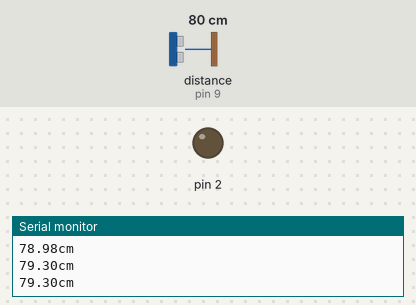
A sketch run on a simulated Arduino Uno, built with avr-gcc and run on an emulated ATmega328P. On the bench: output pins drawn as LEDs (lit = HIGH), the last lines printed to the serial monitor. Wiring (inferred from the names in the program): ultrasonic range finder: trigger pin 10; echo pin 9. The test bench sets the inputs (shaded band); at power-on: distance to the obstacle (sensor on pin 9) 80 cm. The echo pulse lasts 58.3 µs per cm; pins used as bus, display or sensor lines are not drawn.

Above: at 1.3 s.
1.4 s: distance to the obstacle (sensor on pin 9) set to 33 cm
2.9 s: distance to the obstacle (sensor on pin 9) set to 29 cm
At 3.3 s:
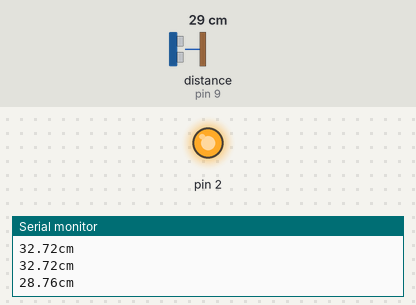
4.5 s: distance to the obstacle (sensor on pin 9) set to 35 cm
At 5.7 s:
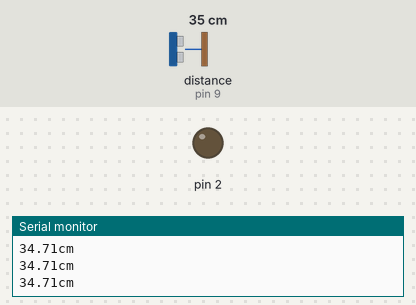
6.0 s: distance to the obstacle (sensor on pin 9) set to 2 cm
At 7.3 s:
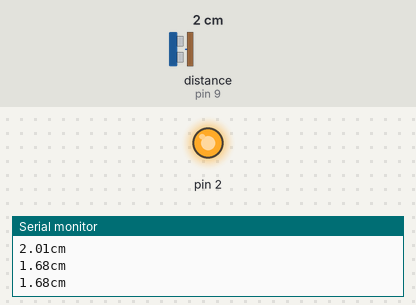
Timing chart, 0 to 8.5 s (numbered marks = the images above; inputs shaded):
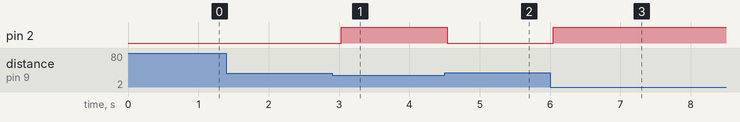

The sketch:

hc_srTest.ino
```cpp
int triger = 10;
int echo = 9;
void setup() {
  pinMode(2,OUTPUT);
  pinMode(triger,OUTPUT);
  pinMode(echo,INPUT);
  Serial.begin(9600);
}

void loop() {
  // 초음파 신호를 보내기
  // => triger 핀의 입력이 low에서 high로 변하는 순간부터 시간을 측정ㅎ하고 다시 low로 변경되는 시점까지의 시간을 마이크로초단위로 변환
  digitalWrite(triger,LOW);
  delayMicroseconds(2);
  digitalWrite(triger,HIGH);
  delayMicroseconds(2);
  digitalWrite(triger,LOW);

  // 초음파 신호를 수신
  // => 초음파를 발생시키고 수신될때까지 시간을 측정
  // => echo핀으로 high신호가 들어오는 시점의 시간을 반환 - pulseIn 함수
  // low - high 로 변하는 시점부터 측정을 하려면 HIGH
  // high - low 변하는 시점부터 측점을 하려면 LOW로 정의
  double duration = pulseIn(echo,HIGH); // 마이크로초
  // 거리 계산
  // 시간, 속력
  double distance = 340 * duration / 10000 / 2;

  if(distance < 30) {
     digitalWrite(2,HIGH);
  }else {
    digitalWrite(2,LOW);
  }

  // 측정한 거리를 출력
  Serial.print(distance);
  Serial.println("cm");
  delay(500);

}
```

Measured:
- the behaviour switches between 31 and 30 cm on distance to the obstacle (sensor on pin 9) (found by bisection; images 0 and 1)
- after the input at 2.9 s, pin 2: LOW → HIGH after 0.13 s
- after the input at 4.5 s, pin 2: HIGH → LOW at once
- after the input at 6.0 s, pin 2: LOW → HIGH at once
